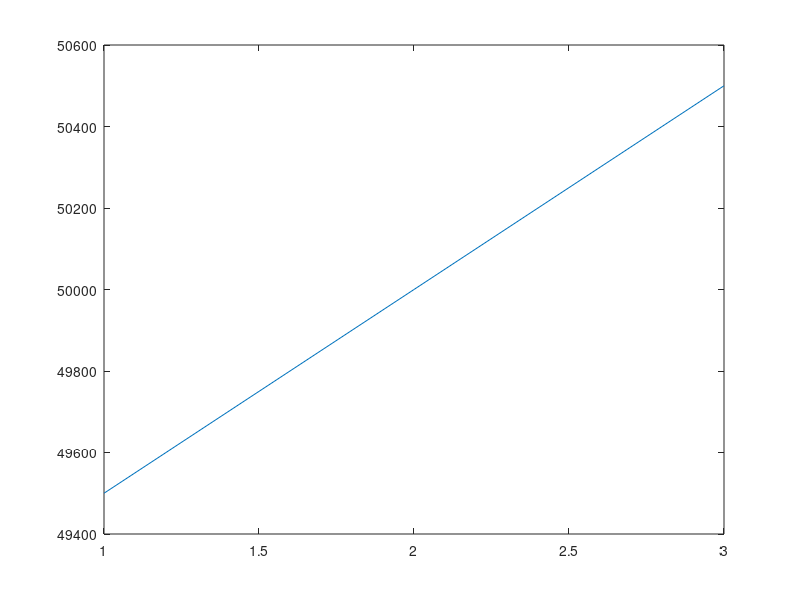

MATLAB code to generate this figure: (Note: this script raises an error after producing the figure.)
clear;
clc;

fig = figure("Visible","off");
cleanup = onCleanup(@() close(fig));

axNumeric = axes(fig);
plot(axNumeric,1:3,[49500 50000 50500]);
formatAxesNatural(axNumeric,"money");

clf(fig);

axCategorical = axes(fig);
barh(axCategorical,categorical(["A","B","C"]),[1 2 3]);

% No debe lanzar error aunque el eje Y sea categórico.
formatAxesNatural(axCategorical,"money");

fprintf("TEST DASHBOARD AXIS FORMATTING SUPERADO\n");
